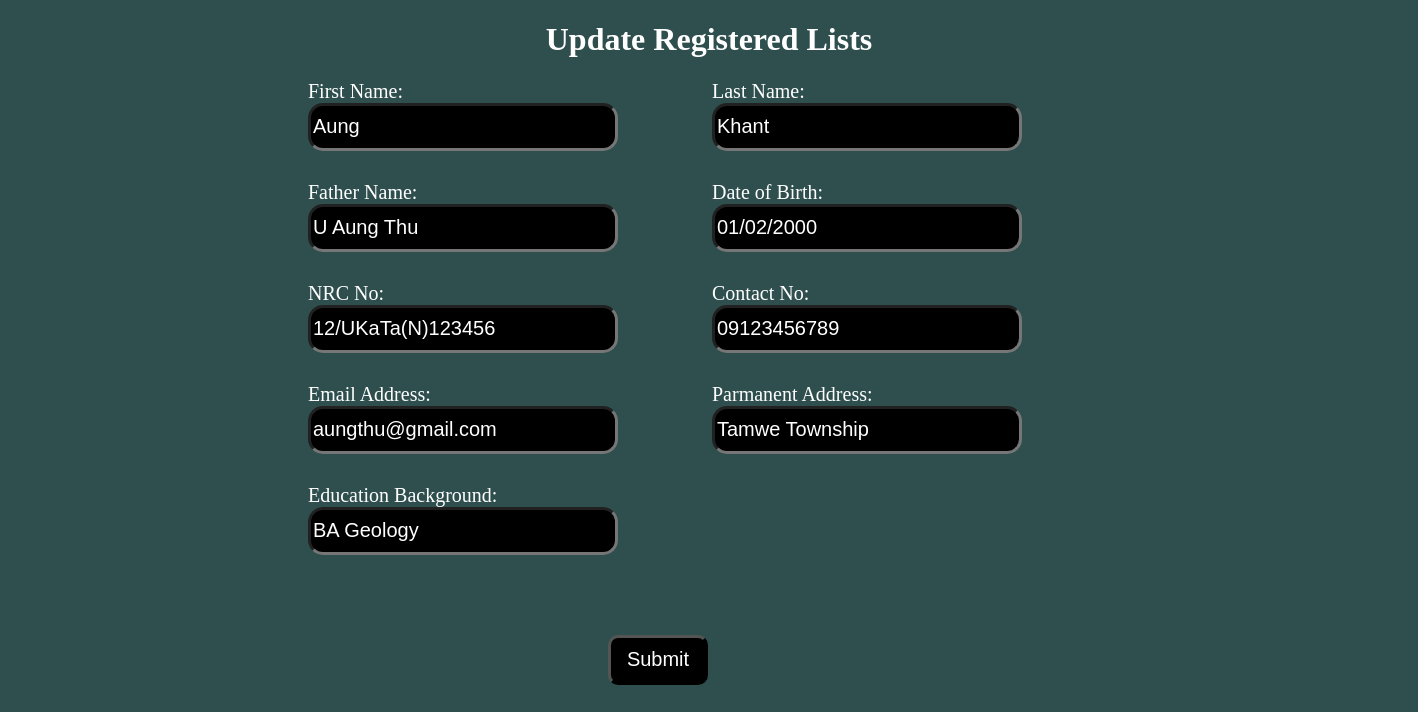
Screenshot of /update/2 with the database file from the repository.
### polls/models.py (models this page shows)
class Polls(models.Model):
    firstname = models.CharField(max_length=255)
    lastname =models.CharField(max_length=255)
    fathername = models.CharField(max_length=255)
    dateofbirth = models.CharField(max_length=255)
    nrcno = models.CharField(max_length=255)
    contactno = models.CharField(max_length=255)
    emailAddress=models.CharField(max_length=255)
    pAddress = models.CharField(max_length=255)
    edu = models.CharField(max_length=255)

### polls/views.py (the view)
# urls.py: path('update/<int:id>', views.update, name='update'),
def update(request, id):
  mypoll = Polls.objects.get(id=id)
  template = loader.get_template('update.html')
  context = {
    'mypoll': mypoll,
  }
  return HttpResponse(template.render(context, request))

### polls/templates/update.html (shortened to what this page needs)
<!DOCTYPE html>
<html lang="en">
<head>
</head>
<body>
    <h1>Update Registered Lists</h1>
    <form action="updaterecord/{{ mypoll.id }}" method="post">
    <div class="main">
        <div class="row_tab">
            <div class="label">
                <label>First Name:</label>
            </div>
            <div class="input">
                <input name="first" placeholder="Enter Your First Name:" value="{{ mypoll.firstname }}">
            </div>
        </div>
        <div class="row_tab">
            <div class="label">
                <label>Last Name:</label>
            </div>
            <div class="input">
                <input name="last" placeholder="Enter Your Last Name:" value="{{ mypoll.lastname }}">
            </div>
        </div>
        <div class="row_tab">
            <div class="label">
                <label>Father Name:</label>
            </div>
            <div class="input">
                <input name="father" placeholder="Enter Your Father Name:" value="{{ mypoll.fathername }}">
            </div>
        </div>
        <div class="row_tab">
            <div class="label">
                <label>Date of Birth:</label>
            </div>
            <div class="input">
                <input name="dob" placeholder="Enter Your Birthday:" value="{{ mypoll.dateofbirth }}">
            </div>
        </div>
        <div class="row_tab">
            <div class="label">
                <label>NRC No:</label>
            </div>
            <div class="input">
                <input name="nrc" placeholder="Enter Your NRC Number:" value="{{ mypoll.nrcno }}">
            </div>
        </div>
        <div class="row_tab">
            <div class="label">
                <label>Contact No:</label>
            </div>
            <div class="input">
                <input name="contact" placeholder="Enter Your Phone Number:" value="{{ mypoll.contactno }}">
            </div>
        </div>
        <div class="row_tab">
            <div class="label">
                <label>Email Address:</label>
            </div>
            <div class="input">
                <input name="email" placeholder="Enter Your Email:" value="{{ mypoll.emailAddress }}">
            </div>
        </div>
        <div class="row_tab">
            <div class="label">
                <label>Parmanent Address:</label>
            </div>
            <div class="input">
                <input name="address" placeholder="Enter Your Parmanent Address:" value="{{ mypoll.pAddress }}">
            </div>
        </div>
        <div class="row_tab">
            <div class="label">
                <label>Education Background:</label>
            </div>
            <div class="input">
                <input name="edu" placeholder="Enter Your Education:" value="{{ mypoll.edu }}">
            </div>
        </div>
        <div>
            <input class="btn" type="submit"  value="Submit">
        </div>
    </div>
    </form>
</body>
</html>

### polls/templates/update.html (style rules this page uses)
body { background-color: darkslategrey; color: #fff; }
h1 { text-align: center; }
.main { width: 1100px; height: 1000px; margin-left: 300px; }
.row_tab { display: inline-block; margin-bottom: 30px; }
.label { width: 400px; text-align: left; display: block; }
label { font-size: 20px; }
.input { width: 400px; text-align: left; display: block; }
input { font-size: 20px; width: 300px; height: 40px; border-width: 3px; border-radius: 15px; background-color: black; color: #fff; }
.btn { width: 100px; height: 50px; border-radius: 10px; margin-top: 50px; margin-left: 300px; }

### rows the page displays
Polls: first "Aung", last "Khant", father "U Aung Thu", dob "01/02/2000", nrc "12/UKaTa(N)123456", contact "09123456789", email "aungthu@gmail.com", address "Tamwe Township", edu "BA Geology"
